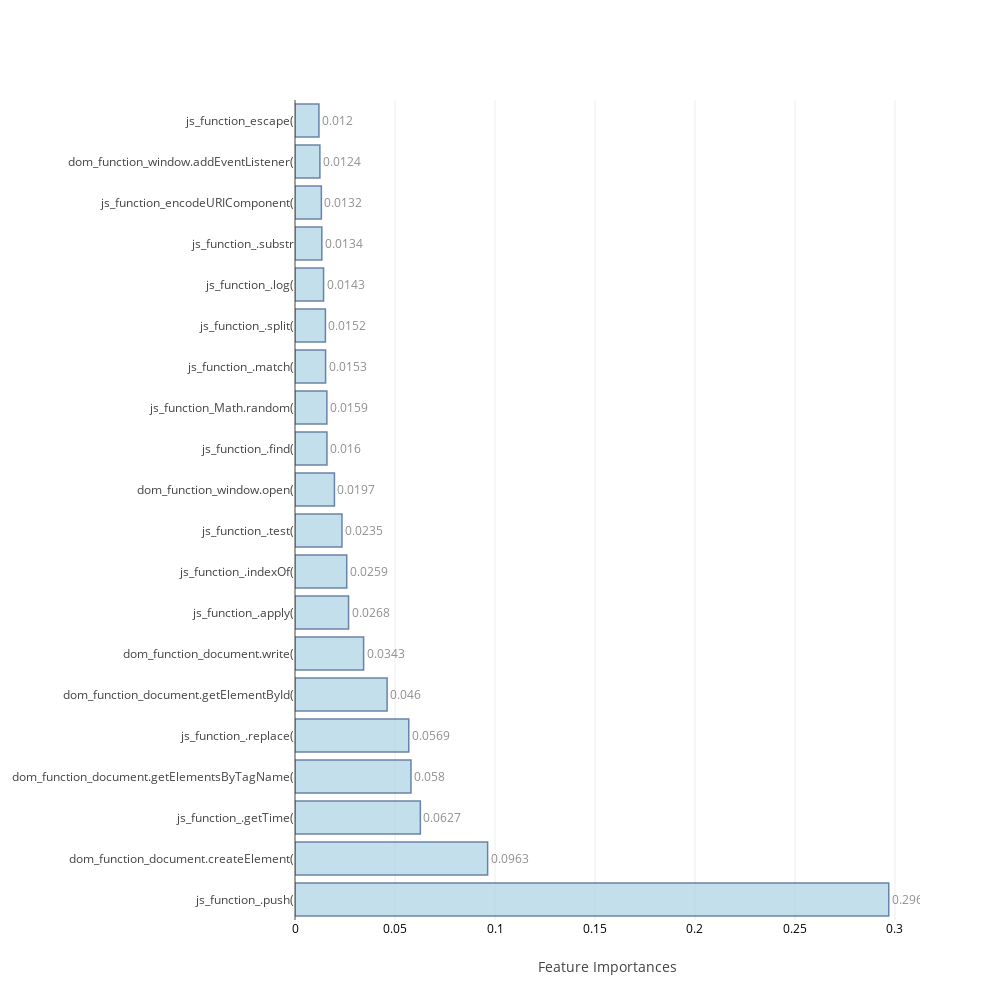

Notebook cell for this chart:
### Code cell
avg_feat_impt=(pd.concat((f_r,f_e), axis=1).mean(axis=1).sort_values(ascending=False))

feat_impt_plot(avg_feat_impt[0:20])

### Figure 1 — Plotly figure (JSON) as saved in the notebook; plotly's stock layout.template omitted (floating-point values rounded to 4 significant figures)
{"data": [{"marker": {"color": "rgb(158,202,225)", "line": {"color": "rgb(8,48,107)", "width": 1.5}}, "opacity": 0.6, "orientation": "h", "text": [0.2969, 0.0963, 0.0627, 0.058, 0.0569, 0.046, 0.0343, 0.0268, 0.0259, 0.0235, 0.0197, 0.016, 0.0159, 0.0153, 0.0152, 0.0143, 0.0134, 0.0132, 0.0124, 0.012], "textposition": "outside", "type": "bar", "uid": "f56cd4fe-592a-45ee-9336-aba96199b621", "x": [0.2969, 0.09632, 0.06268, 0.05799, 0.05687, 0.04605, 0.0343, 0.02678, 0.02587, 0.02349, 0.01972, 0.01597, 0.01593, 0.01529, 0.0152, 0.01429, 0.01342, 0.01318, 0.01245, 0.01197], "y": ["js_function_.push(", "dom_function_document.createElement(", "js_function_.getTime(", "dom_function_document.getElementsByTagName(", "js_function_.replace(", "dom_function_document.getElementById(", "dom_function_document.write(", "js_function_.apply(", "js_function_.indexOf(", "js_function_.test(", "dom_function_window.open(", "js_function_.find(", "js_function_Math.random(", "js_function_.match(", "js_function_.split(", "js_function_.log(", "js_function_.substr", "js_function_encodeURIComponent(", "dom_function_window.addEventListener(", "js_function_escape("]}], "layout": {"autosize": false, "height": 1000, "width": 1000, "xaxis": {"tickfont": {"color": "black", "size": 12}, "title": "Feature Importances"}, "yaxis": {"automargin": true}}}
